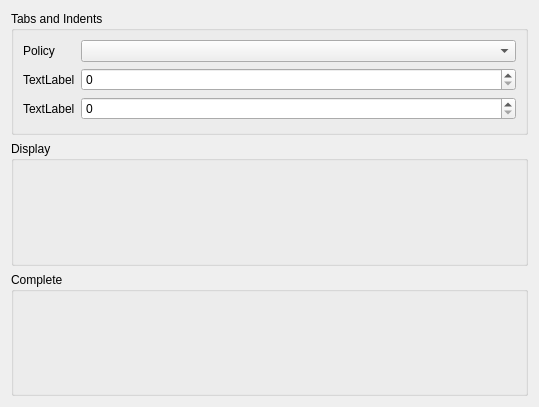
<?xml version="1.0" encoding="UTF-8"?>
<ui version="4.0">
 <class>ScriptBehaviorSettingDialog</class>
 <widget class="QWidget" name="ScriptBehaviorSettingDialog">
  <property name="geometry">
   <rect>
    <x>0</x>
    <y>0</y>
    <width>539</width>
    <height>407</height>
   </rect>
  </property>
  <property name="windowTitle">
   <string>Form</string>
  </property>
  <layout class="QVBoxLayout" name="verticalLayout">
   <item>
    <widget class="QGroupBox" name="groupBox">
     <property name="title">
      <string>Tabs and Indents</string>
     </property>
     <layout class="QFormLayout" name="formLayout">
      <item row="0" column="0">
       <widget class="QLabel" name="label">
        <property name="text">
         <string>Policy</string>
        </property>
       </widget>
      </item>
      <item row="0" column="1">
       <widget class="QComboBox" name="comboBox"/>
      </item>
      <item row="1" column="0">
       <widget class="QLabel" name="label_2">
        <property name="text">
         <string>TextLabel</string>
        </property>
       </widget>
      </item>
      <item row="1" column="1">
       <widget class="QSpinBox" name="spinBox"/>
      </item>
      <item row="2" column="0">
       <widget class="QLabel" name="label_3">
        <property name="text">
         <string>TextLabel</string>
        </property>
       </widget>
      </item>
      <item row="2" column="1">
       <widget class="QSpinBox" name="spinBox_2"/>
      </item>
     </layout>
    </widget>
   </item>
   <item>
    <widget class="QGroupBox" name="groupBox_2">
     <property name="title">
      <string>Display</string>
     </property>
    </widget>
   </item>
   <item>
    <widget class="QGroupBox" name="groupBox_3">
     <property name="title">
      <string>Complete</string>
     </property>
    </widget>
   </item>
  </layout>
 </widget>
 <resources/>
 <connections/>
</ui>
